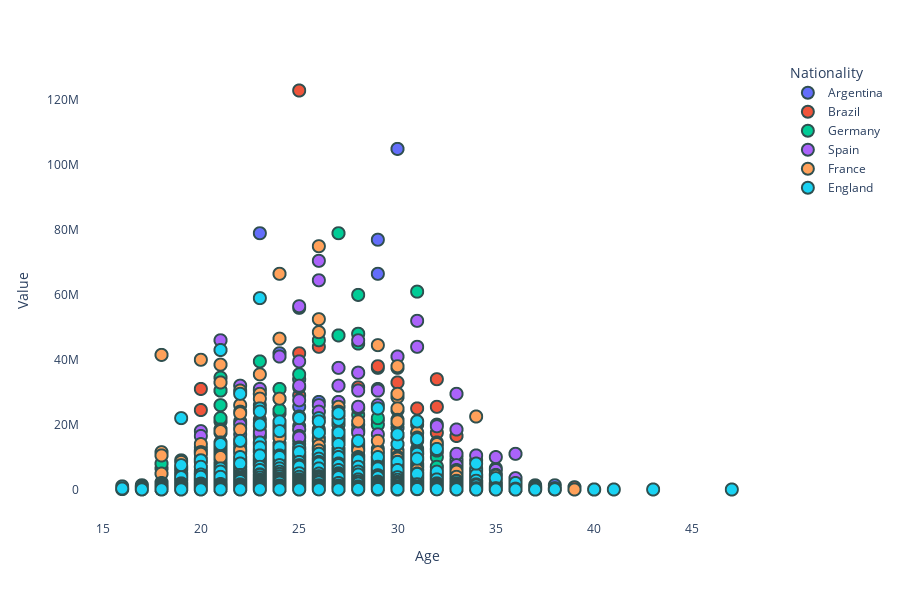

This figure's notebook cell:
### Markdown cell above
(Q8.4) How player Value corresponds to player Age in the top 6 countries with the most FIFA 18 players

### Code cell
# Create temporary DataFrame
df = player_clean_df.loc[player_clean_df['Nationality'].isin(['England', 'Germany', 'Spain', 'France', 'Argentina', 'Brazil'])]

# Plot scatter plot
fig = px.scatter(df, x="Age", y="Value", color="Nationality", size='Wage', height=600)
fig.update_traces(marker=dict(size=12, line=dict(width=2, color='DarkSlateGrey')), selector=dict(mode='markers'))
fig.update_layout(plot_bgcolor='#fff')
fig.show()

### Figure 1 — Plotly figure (JSON) as saved in the notebook; plotly's stock layout.template omitted (floating-point values rounded to 4 significant figures; data arrays with more than 128 entries replaced by an {"elided": "..."} marker saying what was removed)
{"data": [{"hovertemplate": "Nationality=Argentina<br>Age=%{x}<br>Value=%{y}<br>Wage=%{marker.size}<extra></extra>", "legendgroup": "Argentina", "marker": {"color": "#636efa", "line": {"color": "DarkSlateGrey", "width": 2}, "size": 12, "sizemode": "area", "sizeref": 1412.0, "symbol": "circle"}, "mode": "markers", "name": "Argentina", "showlegend": true, "type": "scattergl", "x": {"elided": "961 int values"}, "xaxis": "x", "y": {"elided": "961 int values"}, "yaxis": "y"}, {"hovertemplate": "Nationality=Brazil<br>Age=%{x}<br>Value=%{y}<br>Wage=%{marker.size}<extra></extra>", "legendgroup": "Brazil", "marker": {"color": "#EF553B", "line": {"color": "DarkSlateGrey", "width": 2}, "size": 12, "sizemode": "area", "sizeref": 1412.0, "symbol": "circle"}, "mode": "markers", "name": "Brazil", "showlegend": true, "type": "scattergl", "x": {"elided": "809 int values"}, "xaxis": "x", "y": {"elided": "809 int values"}, "yaxis": "y"}, {"hovertemplate": "Nationality=Germany<br>Age=%{x}<br>Value=%{y}<br>Wage=%{marker.size}<extra></extra>", "legendgroup": "Germany", "marker": {"color": "#00cc96", "line": {"color": "DarkSlateGrey", "width": 2}, "size": 12, "sizemode": "area", "sizeref": 1412.0, "symbol": "circle"}, "mode": "markers", "name": "Germany", "showlegend": true, "type": "scattergl", "x": {"elided": "1135 int values"}, "xaxis": "x", "y": {"elided": "1135 int values"}, "yaxis": "y"}, {"hovertemplate": "Nationality=Spain<br>Age=%{x}<br>Value=%{y}<br>Wage=%{marker.size}<extra></extra>", "legendgroup": "Spain", "marker": {"color": "#ab63fa", "line": {"color": "DarkSlateGrey", "width": 2}, "size": 12, "sizemode": "area", "sizeref": 1412.0, "symbol": "circle"}, "mode": "markers", "name": "Spain", "showlegend": true, "type": "scattergl", "x": {"elided": "1009 int values"}, "xaxis": "x", "y": {"elided": "1009 int values"}, "yaxis": "y"}, {"hovertemplate": "Nationality=France<br>Age=%{x}<br>Value=%{y}<br>Wage=%{marker.size}<extra></extra>", "legendgroup": "France", "marker": {"color": "#FFA15A", "line": {"color": "DarkSlateGrey", "width": 2}, "size": 12, "sizemode": "area", "sizeref": 1412.0, "symbol": "circle"}, "mode": "markers", "name": "France", "showlegend": true, "type": "scattergl", "x": {"elided": "973 int values"}, "xaxis": "x", "y": {"elided": "973 int values"}, "yaxis": "y"}, {"hovertemplate": "Nationality=England<br>Age=%{x}<br>Value=%{y}<br>Wage=%{marker.size}<extra></extra>", "legendgroup": "England", "marker": {"color": "#19d3f3", "line": {"color": "DarkSlateGrey", "width": 2}, "size": 12, "sizemode": "area", "sizeref": 1412.0, "symbol": "circle"}, "mode": "markers", "name": "England", "showlegend": true, "type": "scattergl", "x": {"elided": "1629 int values"}, "xaxis": "x", "y": {"elided": "1629 int values"}, "yaxis": "y"}], "layout": {"height": 600, "legend": {"itemsizing": "constant", "title": {"text": "Nationality"}, "tracegroupgap": 0}, "margin": {"t": 60}, "plot_bgcolor": "#fff", "xaxis": {"anchor": "y", "domain": [0, 1], "title": {"text": "Age"}}, "yaxis": {"anchor": "x", "domain": [0, 1], "title": {"text": "Value"}}}}
